Frame 1 (no input): blank canvas, image omitted
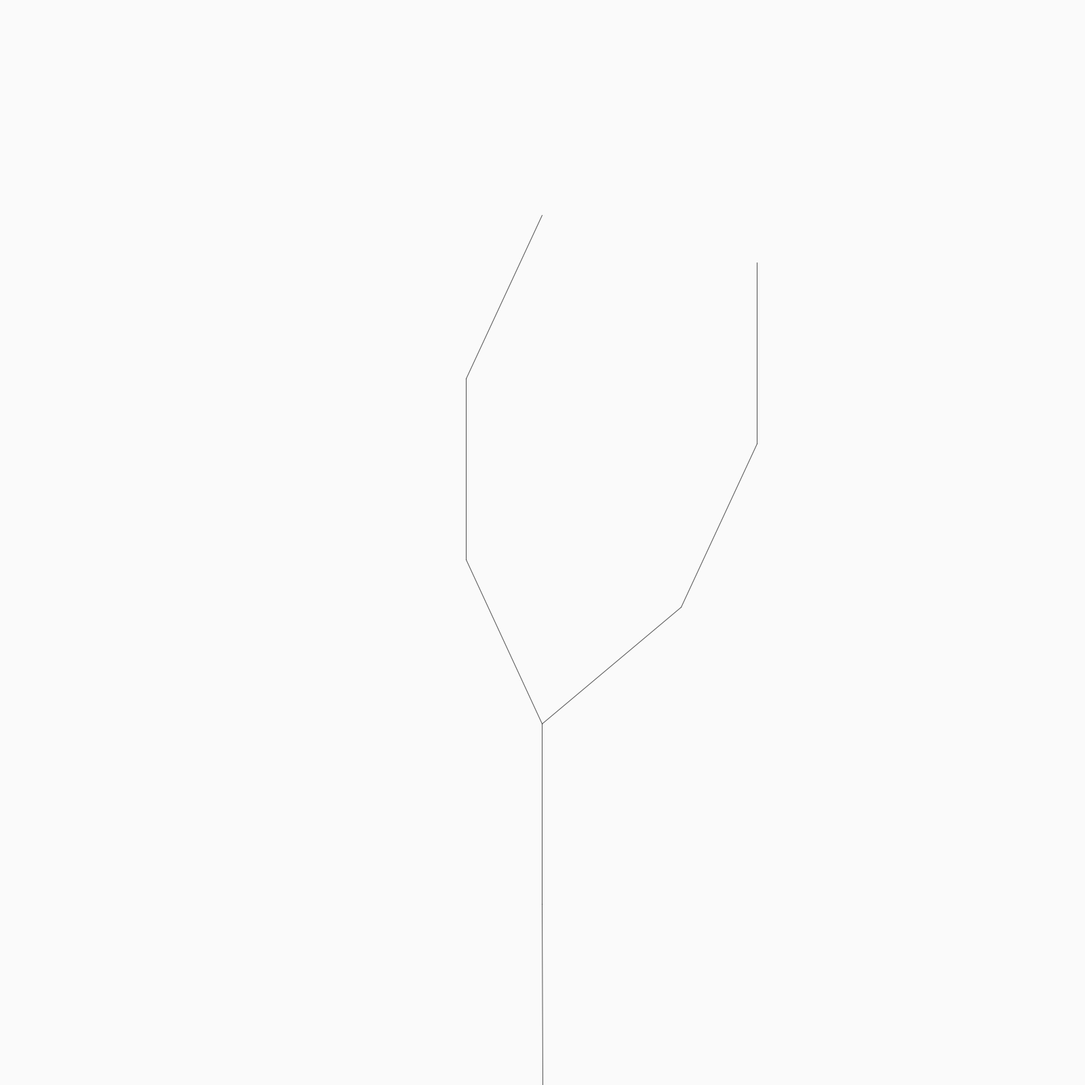
Frame 2 (the mouse pressed at the canvas centre, redrawn once)

The Processing sketch that drew this single still picture (run headless with seeded random() and noise(); the mouse was pressed at the canvas centre and the sketch redrawn once):

// Processing sketch: L_system
// ── L_system.pde

L_sys_rules lSystem;
agent ag;
String current = "A";
int generation = 0;
ruleset rule = new ruleset('A',"ABC");
int counter = 0;
void setup(){

  size(1600,1600);
  ruleset[] rules = new ruleset[1];
  
  //'F'-> draw a line 
  //'G'-> move forward
  //'+'-> turn right
  //'-'-> turn left
  //'['-> save state
  //']'-> restore state
  
  rules[0] = new ruleset('F',"FF+[+F-F-F]-[-F+F+F]");
  //rules[0] = new ruleset('F', "F--F--F--G");
  //rules[1] = new ruleset('G',"GG");
  //"FF+[+F-F-F]-[-F+F+F]"
  lSystem = new L_sys_rules(/*"F--F--F"*/"F", rules);
  ag = new agent(lSystem.getSentence(),height/3,radians(25));
}
void draw(){
   background(250);  
  fill(0);
  //text("Click mouse to generate", 10, height-10);

  translate(width/2, height);
  rotate(-PI/2);
  ag.render();
  noLoop();
}
void mousePressed() {
  if (counter < 8) {
    pushMatrix();
    lSystem.Generate();
    //println(lsys.getSentence());
    ag.setToDo(lSystem.getSentence());
    ag.changeLen(0.5);
    popMatrix();
    redraw();
    counter++;
  }
}
// ── L_sys_rules.pde
class L_sys_rules{
  String sentence;
  ruleset[] rules;
  int generation;
  
  L_sys_rules(String axinom,ruleset[] rules){
     this.rules = rules;
     sentence = axinom;
     generation = 0;
  }
  
  void Generate(){
    StringBuffer nextgen = new StringBuffer();
    // For every character in the sentence
    for (int i = 0; i < sentence.length(); i++) {
      // What is the character
      char curr = sentence.charAt(i);
      // We will replace it with itself unless it matches one of our rules
      String replace = "" + curr;
      // Check every rule
      for (int j = 0; j < rules.length; j++) {
        char a = rules[j].getA();
        // if we match the Rule, get the replacement String out of the Rule
        if (a == curr) {
          replace = rules[j].getB();
          break; 
        }
      }
      // Append replacement String
      nextgen.append(replace);
    }
    sentence = nextgen.toString();
    generation++;
  }
  
  String getSentence() {
    return sentence; 
  }

  int getGeneration() {
    return generation; 
  }
}
// ── agent.pde
class agent{
  String toDo;
  float len;
  float theta;
  
  agent(String s, float l, float t){
    toDo=s;
    len=l;
    theta=t;
  }
  void render(){
    stroke(0,175);
    for(int i = 0; i <toDo.length();i++){
      char c = toDo.charAt(i);
      if (c == 'F'){
        line(0,0,len,0);
        translate(len,0);
      }
      else if(c=='G'){
        translate(len,0);
      }
      else if(c=='+'){
        rotate(theta);
      }
      else if (c == '-') {
        rotate(-theta);
      } 
      else if (c == '[') {
        pushMatrix();
      } 
      else if (c == ']') {
        popMatrix();
      }
    }   
  }

  void setLen(float l) {
    len = l;
  } 

  void changeLen(float percent) {
    len *= percent;
  }

  void setToDo(String s) {
    toDo = s;
  }
}
// ── ruleset.pde
class ruleset{
  String current;
  String rules;
  char axinom;

  ruleset(char axinom, String rules){
    this.axinom = axinom;
    current = str(axinom); //makes char to sting, because you know... java
    this.rules = rules;
    
    println("Generation "+generation +"string:"+ axinom);
  }
  
  void applyRules(){
   StringBuffer buff = new StringBuffer();

  for(int i= 0; i<current.length();i++){
    char c= current.charAt(i);  
    //println(c);
    //if(c == axinom){
    //  buff.append(rules);      
    //}
    if(c == 'A'){
      buff.append("ABA");
    }
    else if(c == 'B'){
      buff.append("BBB");
    }
  }
  //println(buff);
  current = buff.toString();
  //println(current);
  generation++;

  println("Generation "+generation +"string:"+ current);
   
  }

   char getA() {
    return axinom;
  }

  String getB() {
    return rules;
  }
}
